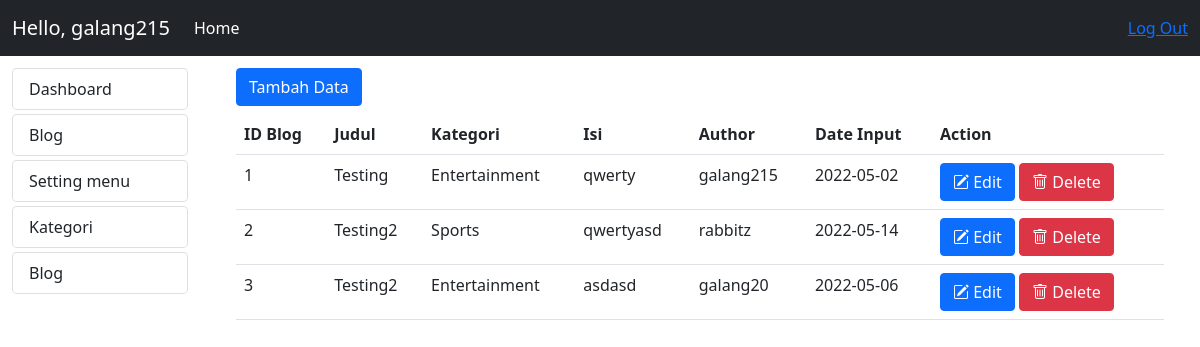
The page /admin/home.php?modul=mod_blog (signed in) on the database its author committed.
### tables this page shows
CREATE TABLE `mst_menu` (
  `id_menu` int(20) NOT NULL,
  `nm_menu` varchar(50) NOT NULL,
  `link` varchar(50) NOT NULL,
  `isactive` enum('0','1') NOT NULL
);

CREATE TABLE `mst_blog` (
  `id_blog` int(20) NOT NULL,
  `judul` varchar(100) NOT NULL,
  `id_kategori` int(11) NOT NULL,
  `isi` text NOT NULL,
  `author` varchar(50) NOT NULL,
  `date_input` date NOT NULL
);

CREATE TABLE `mst_kategoriblog` (
  `id_kategori` int(11) NOT NULL,
  `nm_kategori` varchar(50) NOT NULL,
  `isactive` enum('0','1') NOT NULL
);

### admin/mod_blog/index.php (the view)
<?php
include 'blog_ctrl.php';
if (!isset($_GET['act'])) {
?>
    <div class="container pt-1">
        <a href="?modul=mod_blog&act=add" class="btn btn-primary mb-2">Tambah Data</a>
        <table class="table">
            <tr>
                <th>ID Blog</th>
                <th>Judul</th>
                <th>Kategori</th>
                <th>Isi</th>
                <th>Author</th>
                <th>Date Input</th>
                <th>Action</th>
            </tr>
            <?php
            $data = mysqli_query($koneksi, "SELECT * FROM mst_blog");
            foreach ($data as $d) :
                $id_kat = $d['id_kategori'];
                $kat = mysqli_query($koneksi, "SELECT nm_kategori FROM mst_kategoriblog WHERE id_kategori=$id_kat");
                if ($kat2 = mysqli_fetch_array($kat)) {
            ?>
                    <tr>
                        <td><?= $d['id_blog'] ?></td>
                        <td><?= $d['judul'] ?></td>
                        <td><?= $kat2['nm_kategori']; ?></td>
                        <td><?= $d['isi'] ?></td>
                        <td><?= $d['author'] ?></td>
                        <td><?= $d['date_input'] ?></td>
                        <td>
                            <a href="?modul=mod_blog&act=edit&id=<?= $d["id_blog"]; ?>" class="btn btn-xs btn-primary"><i class="bi bi-pencil-square"></i> Edit</a>
                            <a href="?modul=mod_blog&act=delete&id=<?= $d["id_blog"]; ?>" class="btn btn-xs btn-danger"><i class="bi bi-trash"></i> Delete</a>
                        </td>
                    </tr>
            <?php
                }
            endforeach;
            ?>
        </table>
    <?php
} else if (isset($_GET['act']) && ($_GET['act'] == "add")) {
    ?>
        <div class="container mt-3">
            <h3 class="mb-4"><?= $judul; ?></h3>
            <div class="row">
                <div class="col">
                    <form action="mod_blog/blog_ctrl.php?modul=mod_blog&act=save" method="POST">
                        <div class="mb-3 row">
                            <label for="judul" class="col-sm-2 col-form-label">Judul</label>
                            <div class="col-sm-6">
                                <input type="hidden" name="author" value="<?= $_SESSION['userlog']; ?>">
                                <input type="text" class="form-control" id="judul" name="judul">
                            </div>
                        </div>
                        <div class="mb-3 row">
                            <label for="kategori" class="col-sm-2 col-form-label">Kategori</label>
                            <div class="col-sm-6">
                                <select class="form-select" aria-label="Default select example" name="id_kategori">
                                    <option selected disabled>-- Pilih Kategori --</option>
                                    <?php
                                    $kategori = mysqli_query($koneksi, "SELECT * FROM mst_kategoriblog");
                                    foreach ($kategori as $k) :
                                    ?>
                                        <option value="<?= $k['id_kategori']; ?>"><?= $k['nm_kategori']; ?></option>
                                    <?php
                                    endforeach;
                                    ?>
                                </select>
                            </div>
                        </div>
                        <div class="mb-3 row">
                            <label for="isi" class="col-sm-2 col-form-label">Isi</label>
                            <div class="col-sm-6">
                                <textarea class="form-control" id="isi" name="isi"></textarea>
                            </div>
                        </div>
                        <div class="mb-3 row">
                            <label for="date_input" class="col-sm-2 col-form-label">Date Input</label>
                            <div class="col-sm-6">
                                <input type="date" class="form-control" id="date_input" name="date_input">
                            </div>
                        </div>
                        <div class="row">
                            <div class="col-md-2"></div>
                            <div class="col-md-10">
                                <a href="?modul=mod_blog" type="cancel" class="btn btn-secondary"><i class="bi bi-box-arrow-left"></i> Kembali</a>
                                <button type="cancel" class="btn btn-danger"><i class="bi bi-x-square"></i> Reset</button>
                                <button type="submit" class="btn btn-primary"><i class="bi bi-save"></i> Submit</button>
                            </div>
                        </div>
                    </form>
                </div>
            </div>
        </div>
        <?php
    } else if (isset($_GET['act']) && ($_GET['act'] == "edit")) {
        $id = $_GET['id'];
        $qry_edit = mysqli_query($koneksi, "SELECT * FROM mst_blog WHERE id_blog='$id'");
        foreach ($qry_edit as $q) :
        ?>
            <div class="container mt-3">
                <h3 class="mb-4"><?= $judul1; ?></h3>
                <div class="row">
                    <div class="col">
                        <form action="mod_blog/blog_ctrl.php?modul=mod_blog&act=update" method="POST">
                            <div class="mb-3 row">
                                <label for="judul" class="col-sm-2 col-form-label">Judul</label>
                                <div class="col-sm-6">
                                    <input type="hidden" name="id_blog" value="<?= $q['id_blog']; ?>">
                                    <input type="text" class="form-control" id="judul" name="judul" value="<?= $q['judul']; ?>">
                                </div>
                            </div>
                            <div class="mb-3 row">
                                <label for="kategori" class="col-sm-2 col-form-label">Kategori</label>
                                <div class="col-sm-6">
                                    <select class="form-select" aria-label="Default select example" name="id_kategori">
                                        <?php
                                        $kategori1 = mysqli_query($koneksi, "SELECT * FROM mst_kategoriblog");
                                        foreach ($kategori1 as $k1) :
                                            if ($k1['id_kategori'] === $q['id_kategori']) {
                                                $select = "selected";
                                            } else {
                                                $select = "";
                                            }
                                        ?>
                                            <option value="<?= $k1['id_kategori']; ?>" <?= $select; ?>><?= $k1['nm_kategori']; ?></option>
                                        <?php
                                        endforeach;
                                        ?>
                                    </select>
                                </div>
                            </div>
                            <div class="mb-3 row">
                                <label for="isi" class="col-sm-2 col-form-label">Isi</label>
                                <div class="col-sm-6">
                                    <textarea type="text" class="form-control" id="isi" name="isi"><?= $q['isi']; ?></textarea>
                                </div>
                            </div>
                            <div class="mb-3 row">
                                <label for="author" class="col-sm-2 col-form-label">Author</label>
                                <div class="col-sm-6">
                                    <select class="form-select" aria-label="Default select example" name="author">
                                        <?php
                                        $author = mysqli_query($koneksi, "SELECT username FROM mst_userlogin");
                                        foreach ($author as $a) :
                                            if ($a['username'] === $q['author']) {
                                                $select = "selected";
                                            } else {
                                                $select = "";
                                            }
                                        ?>
                                            <option value="<?= $a['username']; ?>" <?= $select; ?>><?= $a['username']; ?></option>
                                        <?php
                                        endforeach;
                                        ?>
                                    </select>
                                </div>
                            </div>
                            <div class="mb-3 row">
                                <label for="date_input" class="col-sm-2 col-form-label">Date Input</label>
                                <div class="col-sm-6">
                                    <input type="date" class="form-control" id="date_input" name="date_input" value="<?= $q['date_input']; ?>">
                                </div>
                            </div>
                            <div class="row">
                                <div class="col-md-2"></div>
                                <div class="col-md-10">
                                    <a href="?modul=mod_blog" type="cancel" class="btn btn-secondary"><i class="bi bi-box-arrow-left"></i> Kembali</a>
                                    <button type="cancel" class="btn btn-danger"><i class="bi bi-x-square"></i> Reset</button>
                                    <button type="submit" class="btn btn-primary"><i class="bi bi-save"></i> Simpan</button>
                                </div>
                            </div>
                        </form>
                    </div>
                </div>
            </div>
    <?php
        endforeach;
    }
    ?>

### admin/menu.php
<?php
$qry_menu = mysqli_query($koneksi, "SELECT * FROM mst_menu WHERE isactive = '1'");
while ($row = mysqli_fetch_array($qry_menu)) {
?>
    <a href="?modul=<?= $row['link']; ?>" style="text-decoration: none;" class="links1">
        <li class="list-group-item links rounded-3 mt-1"><?= $row["nm_menu"]; ?></li>
    </a>
<?php
}
?>

### rows shown on the page
mst_menu: nm_menu "Dashboard"
mst_menu: nm_menu "Blog"
mst_menu: nm_menu "Setting menu"
mst_menu: nm_menu "Kategori"
mst_menu: nm_menu "Blog"
mst_blog: id_blog "1", judul "Testing", id_kategori.nm_kategori "Entertainment", isi "qwerty", author "galang215", date_input "2022-05-02"
mst_blog: id_blog "2", judul "Testing2", id_kategori.nm_kategori "Sports", isi "qwertyasd", author "rabbitz", date_input "2022-05-14"
mst_blog: id_blog "3", judul "Testing2", id_kategori.nm_kategori "Entertainment", isi "asdasd", author "galang20", date_input "2022-05-06"

### other values the page prints
$_SESSION['userlog'] "galang215"
